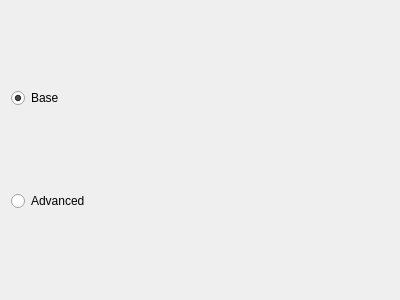
<?xml version="1.0" encoding="UTF-8"?>
<ui version="4.0">
 <class>Form</class>
 <widget class="QWidget" name="Form">
  <property name="geometry">
   <rect>
    <x>0</x>
    <y>0</y>
    <width>400</width>
    <height>300</height>
   </rect>
  </property>
  <property name="windowTitle">
   <string>Form</string>
  </property>
  <layout class="QVBoxLayout" name="verticalLayout">
   <item>
    <widget class="QRadioButton" name="baseButton">
     <property name="text">
      <string>Base</string>
     </property>
     <property name="checked">
      <bool>true</bool>
     </property>
    </widget>
   </item>
   <item>
    <widget class="QRadioButton" name="advancedButton">
     <property name="text">
      <string>Advanced</string>
     </property>
    </widget>
   </item>
  </layout>
 </widget>
 <resources/>
 <connections/>
</ui>
